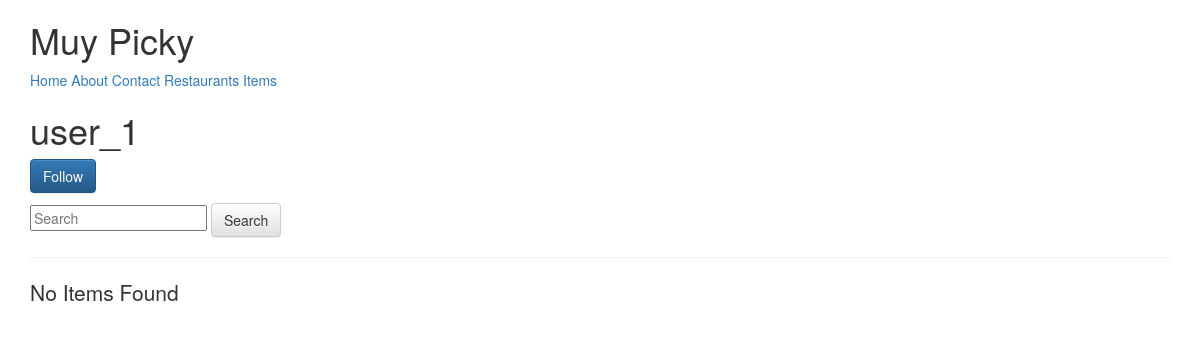
Page /u/user_1/ (signed in) on the earlier database version.
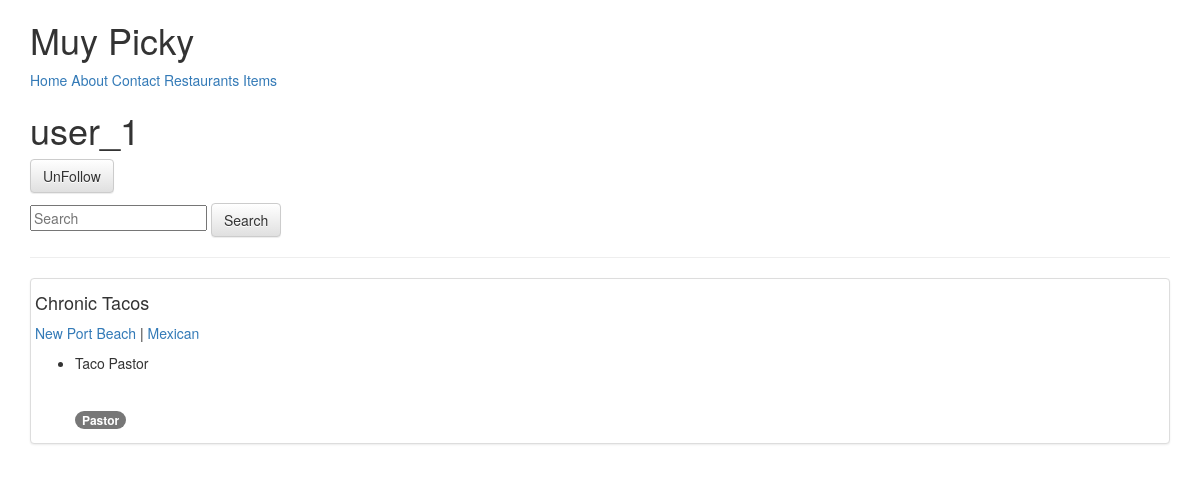
Same page on the later database version.
### restaurants/models.py (models this page shows, shortened)
class RestaurantLocation(models.Model):
    owner       =    models.ForeignKey(User)
    name        =    models.CharField(max_length=120)
    location    =    models.CharField(max_length=120, null = True, blank = True)
    category    =    models.CharField(max_length=120, null=True, blank=True, validators=[validate_category])
    timestamp   =    models.DateTimeField(auto_now_add=True)
    updated     =    models.DateTimeField(auto_now=True)
    slug        =    models.SlugField(null=True, blank=True)
    objects = RestaurantLocationManager()
    @property
    def title(self):
        return self.name

### menus/models.py (models this page shows, shortened)
class Item(models.Model):
    user         = models.ForeignKey(settings.AUTH_USER_MODEL)
    restaurant   = models.ForeignKey(RestaurantLocation)
    name         = models.CharField(max_length=120)
    contents     = models.TextField(help_text='Separate each item by comma')
    excludes     = models.TextField(blank=True, null= True, help_text='Separate each item by comma')
    public       = models.BooleanField(default=True)
    timestamp    = models.DateTimeField(auto_now_add=True)
    updated      = models.DateTimeField(auto_now=True)
    class Meta:
        ordering =['-updated', '-timestamp']
    def get_contents(self):
        return self.contents.split(",")

### profiles/views.py (the view)
# urls.py: url(r'^(?P<username>[\w-]+)/$',ProfileDetailView.as_view(), name='detail' ),
class ProfileDetailView(DetailView):
    queryset = User.objects.filter(is_active=True)
    template_name = 'profiles/user.html'
    def get_object(self):
        username = self.kwargs.get("username")
        if username is None:
            raise Http404
        return get_object_or_404(User, username__iexact=username, is_active = True)
    def get_context_data(self, *args, **kwargs):
        context = super(ProfileDetailView, self).get_context_data(*args,**kwargs)
        user = context['user']
        is_following=False
        if user.profile in self.request.user.is_following.all():
            is_following=True
        context['is_following']=is_following
        query = self.request.GET.get('q')
        items_exists = Item.objects.filter(user=user).exists()
        qs = RestaurantLocation.objects.filter(owner=user).search(query)
        if items_exists and qs.exists():
            context['locations'] = qs
        return context

### restaurants/models.py (called while the page is built, shortened)
    def search(self,query):
        return self

    def get_queryset(self):
        return RestaurantLocationQuerySet(self.model, using= self._db)

### profiles/templates/profiles/user.html
{% extends "base.html" %}
{% block content %}
<h1> {{ user.username }}</h1>
<p>{% include 'profiles/snippet/follow_form.html' with username=user.username is_following=is_following %}</p>
<form class='form' method='GET' action='.'>
    <input type='text' placeholder='Search' name='q' value='{{ request.GET.q }}'>
    <button class='btn btn-default' type='submit'> Search</button>
</form>
<hr/>
{% if locations %}
    {% for rest in locations %}
        <div class='row'>
            <div class='col-sm-12'>
                <div class='thumbnail'>
                <h4>{{ rest.title }}</h4>
                <p> <a href='{{ requer.path }}?q={{ rest.location }}' >{{ rest.location }}  </a>| <a a href='{{ requer.path }}?q={{ rest.category }}'>{{ rest.category }}</a></p>
            <ul>
                 {% for item in rest.item_set.all %}
                           <li style='margin-bottom: 15px;'>{{ item.name }} </li> <br>
                           {% for ing in item.get_contents %}
                                <a href='{{ requer.path }}?q={{ ing }}'><span class='badge badge-default'>{{ ing }}</span></a>
                           {% endfor %}
               {% endfor %}
            </ul>
        </div>
    </div>
        </div>
    {% endfor %}
{% else %}
         <p class='lead'>No Items Found</p>
{% endif %}
{% endblock %}

Differences in the rows shown:
added RestaurantLocation: title "Chronic Tacos", location "New Port Beach", category "Mexican"
added Item: name "Taco Pastor", get_contents "Pastor"
Other differences:
text no longer shown: "Follow No Items Found"
text now shown: "UnFollow"
